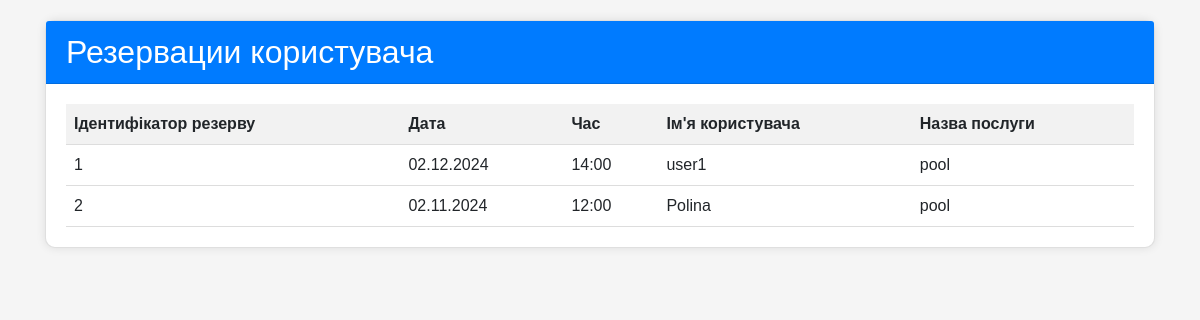
The page /user/reservations on the database as committed earlier.
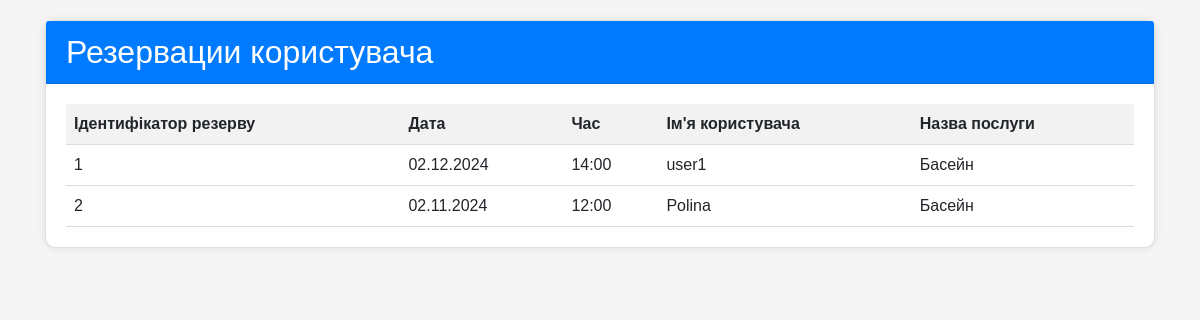
The same page on the database as committed later.
### tables this page shows
CREATE TABLE reservation (id INTEGER NOT NULL UNIQUE, user_id INTEGER NOT NULL REFERENCES user (id), service_id INTEGER NOT NULL REFERENCES service (id), date TEXT NOT NULL, time TEXT NOT NULL, PRIMARY KEY (id AUTOINCREMENT));

CREATE TABLE service (id INTEGER NOT NULL UNIQUE, name TEXT NOT NULL UNIQUE, duration TEXT NOT NULL DEFAULT 0, description TEXT, price INTEGER NOT NULL DEFAULT 0, gym_id INTEGER NOT NULL REFERENCES gym (id), max_attendees INTEGER NOT NULL DEFAULT 1);

CREATE TABLE user (id INTEGER NOT NULL UNIQUE, funds INTEGER NOT NULL DEFAULT 0, login TEXT NOT NULL UNIQUE, password TEXT NOT NULL, birth_date TEXT NOT NULL, phone TEXT NOT NULL, PRIMARY KEY (id AUTOINCREMENT));

### app.py (the view)
@app.route('/user/reservations', methods=['GET', 'POST'])
def user_reservations():
    if request.method == 'GET':
        with SQLiteDatabase('DB.db') as db:
            reservations = db.select_method("reservation", join={'user': 'reservation.user_id = user.id',
                                                                 'service': 'reservation.service_id = service.id'},
                                            columns=['reservation.id AS reservation_id', 'reservation.date',
                                                     'reservation.time', 'user.login AS user_name',
                                                     'service.name AS service_name'])
            return render_template('reservations.html', reservations=reservations)
    elif request.method == 'POST':
        return 'create user reservation'

### app.py (called while the page is built)
def dict_factory(cursor, row):
    d = {}
    for idx, col in enumerate(cursor.description):
        d[col[0]] = row[idx]
    return d

    def __enter__(self):
        self.connection = sqlite3.connect(self.db_path)
        self.connection.row_factory = dict_factory
        return self

    def __exit__(self, exc_type, exc_val, exc_tb):
        if self.connection:
            self.connection.close()

### templates/reservations.html (shortened to what this page needs)
<!DOCTYPE html>
<html lang="uk">
<head>
    <link href="https://stackpath.bootstrapcdn.com/bootstrap/4.5.2/css/bootstrap.min.css" rel="stylesheet">
</head>
<body>
<div class="container">
    {% if reservations %}
        <div class="card">
            <div class="card-header">
                <h2 class="card-title mb-0">Резервации користувача</h2>
            </div>
            <div class="card-body">
                <table>
                    <thead>
                        <tr>
                            <th>Ідентифікатор резерву</th>
                            <th>Дата</th>
                            <th>Час</th>
                            <th>Ім'я користувача</th>
                            <th>Назва послуги</th>
                        </tr>
                    </thead>
                    <tbody>
                        {% for reservation in reservations %}
                            <tr>
                                <td>{{ reservation.reservation_id }}</td>
                                <td>{{ reservation.date }}</td>
                                <td>{{ reservation.time }}</td>
                                <td>{{ reservation.user_name }}</td>
                                <td>{{ reservation.service_name }}</td>
                            </tr>
                        {% endfor %}
                    </tbody>
                </table>
            </div>
        </div>
    {% endif %}
</div>
</body>
</html>

Rows that differ between the two databases and show on the page:
changed through a linked row, reservation "user1": service_name "pool" → "Басейн"
changed through a linked row, reservation "Polina": service_name "pool" → "Басейн"
